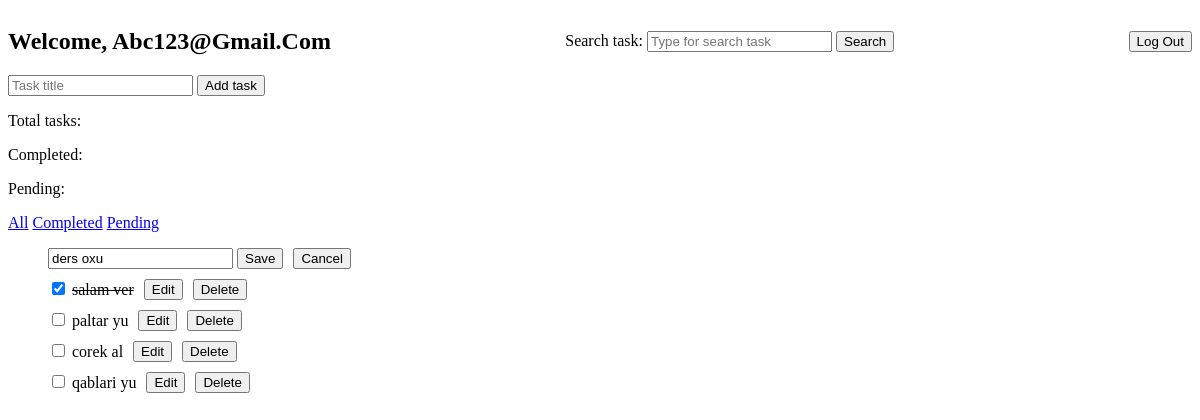
Page /edit/48?search=&filter= (signed in) on the committed database.
### ToDoAPI/models.py (models this page shows, shortened)
class Todo(models.Model):
    user = models.ForeignKey(User, on_delete=models.CASCADE)
    title = models.CharField(max_length=255)
    completed = models.BooleanField(default=False)
    created_at = models.DateTimeField(auto_now_add=True)

### ToDoAPI/views.py (the view, shortened to what this page needs)
# urls.py: path('edit/<int:todo_id>', views.edit_task, name='edit'),
@login_required
def edit_task(request, todo_id):
    todos = Todo.objects.filter(user=request.user).order_by('-created_at')
    search = request.GET.get("search", "")
    if search:
        todos = todos.filter(title__icontains=search)
    filter_type = request.GET.get("filter", "")
    if filter_type:
        if filter_type == "pending":
            todos = todos.filter(completed=False)
        elif filter_type == "completed":
            todos = todos.filter(completed=True)
    return render(request, 'ToDoAPI/welcome.html', {"todos" : todos, "editing_id" : todo_id, "search" : search, "filter_type" : filter_type})

### ToDoAPI/templates/ToDoAPI/welcome.html (shortened to what this page needs)
<!DOCTYPE html>
<html lang="en">
<head>
    {% load static %}
    <link rel="stylesheet" href="{% static 'ToDoAPI/style2.css' %}">
</head>
<body>
    <nav>
        <h1>Welcome, {{ request.user.username|title }}</h1>
        <div>
            <form method="GET">
                <label>Search task:</label>
                <input type="text" name="search" placeholder="Type for search task" value="{{ search }}">
                <button type="submit">Search</button>
            </form>
        </div>
        <a href="{% url 'logout' %}">
            <button>Log Out</button>
        </a>
    </nav>
    <form method="post">
        <input type="text" name="title" required placeholder="Task title">
        <button type="submit">Add task</button>
    </form>
    <p>Total tasks: {{ total }}</p>
    <p>Completed: {{ completed }}</p>
    <p>Pending: {{ uncompleted }}</p>
    <div class="filter-btn">
        <form method="GET">
            <a href="{% url 'welcome' %}?filter=all&search={{ search }}">All</a>
            <a href="{% url 'welcome' %}?filter=completed&search={{ search }}">Completed</a>
            <a href="{% url 'welcome' %}?filter=pending&search={{ search }}">Pending</a>
        </form>
    </div>
    <ul>
        {% for todo in todos %}
        {% if todo.id == editing_id %}
            <li id="todo-{{ todo.id }}">
                <form method="post" action="{% url 'edit' todo.id %}">
                    <input value="{{ todo.title }}" name="new_todo" required>
                    <button type="submit">Save</button>
                </form>
                <a href="{% url 'welcome' %}?search={{ search }}&filter={{ filter_type }}">
                    <button>Cancel</button>
                </a>
            </li>
        {% else%}
        <li id="todo-{{ todo.id }}">
            <form method="post" action="{% url 'toggle' todo.id %}">
                <input type="checkbox" name="completed" onchange="this.form.submit();"
                {% if todo.completed %}
                checked
                {% endif %}>
                <span
                {% if todo.completed %}
                style="text-decoration: line-through;"
                {% endif %}>
                    {{ todo.title }}
                </span>
            </form>
            <a href="{% url 'edit' todo.id %}?search={{ search }}&filter={{ filter_type }}">
                <button>Edit</button>
            </a>
            <form method="post" action="{% url 'delete' todo.id %}">
                <button type="submit" name="delete">Delete</button>
            </form>
        </li>
        {% endif %}
        {% endfor %}
    </ul>
</body>
</html>

### ToDoAPI/static/ToDoAPI/style2.css (style rules this page uses)
nav { display: flex; justify-content: space-between; align-items: center; }
li { list-style: none; display: flex; align-items: center; gap: 10px; }
ul { display: flex; flex-direction: column; gap: 10px; }

### rows in the picture
Todo: new_todo "ders oxu"
Todo: completed "☑", title "salam ver"
Todo: title "paltar yu"
Todo: title "corek al"
Todo: title "qablari yu"

### other values in the picture
{{ request.user.username|title }} "Abc123@Gmail.Com"
